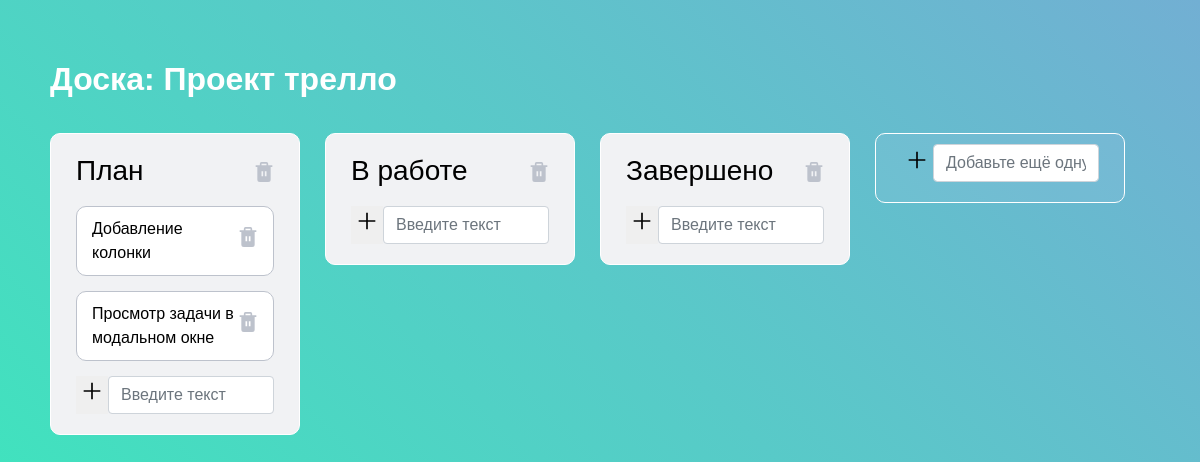
/, run on an earlier commit of the app's database.
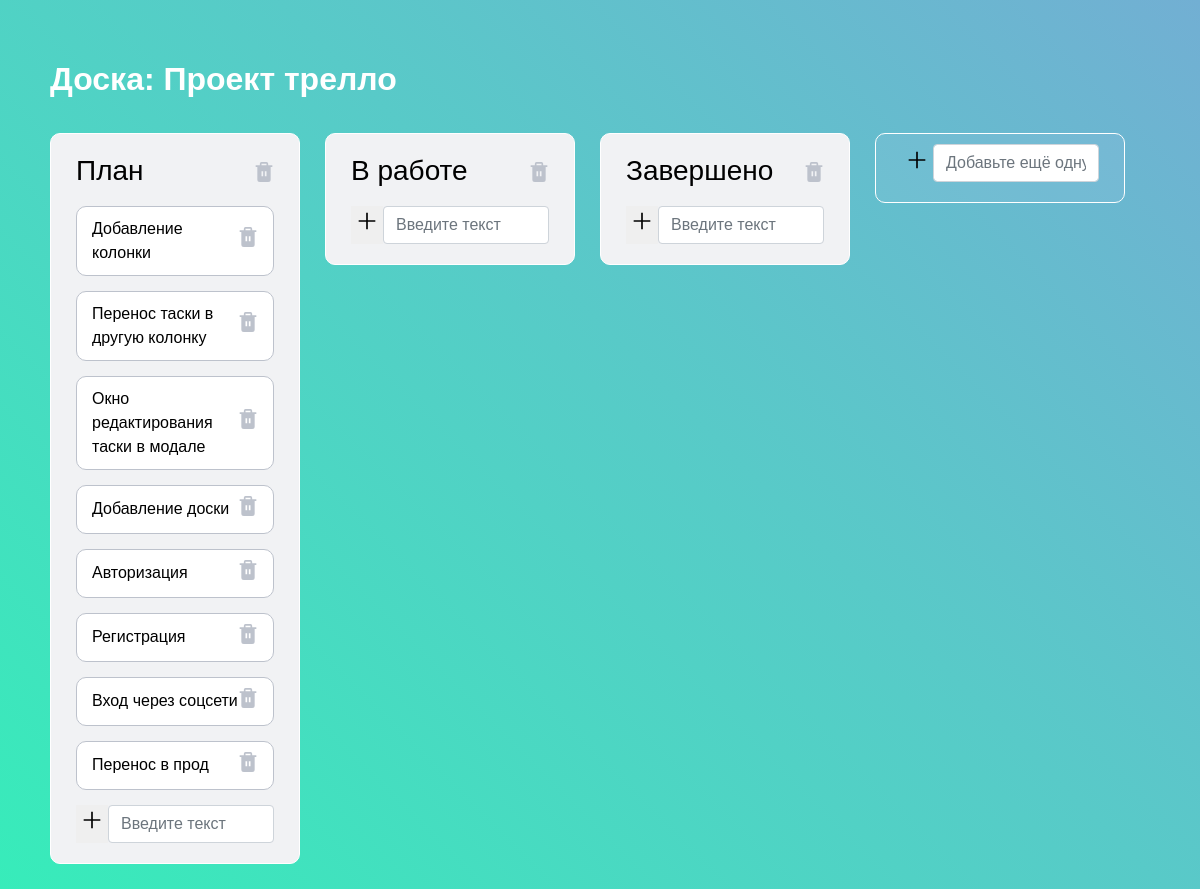
And on a later commit of the database.
### boards/models.py (models this page shows, shortened)
class Board(models.Model):
    name = models.CharField(max_length=250)

class Column(models.Model):
    name = models.CharField(max_length=250)
    board = models.ForeignKey(Board, on_delete=models.CASCADE, related_name="boards_columns")

class Task(models.Model):
    title = models.CharField(max_length=100)
    description = models.TextField()
    created = models.DateTimeField(auto_now=True)
    column = models.ForeignKey(Column, on_delete=models.CASCADE, related_name="boards_tasks")

### boards/views.py (the view)
# urls.py: path('', index, name='index'),
def index(request):
    board = Board.objects.get(name="Проект трелло")
    columns = Column.objects.filter(board=board)
    tasks = Task.objects.filter(column_id__in=columns.values_list("id"))
    context = {
        "board": board,
        "columns": columns,
        "tasks": tasks,
    }
    return render(request, "boards/index.html", context)

### boards/templates/boards/index.html (shortened to what this page needs)
<!DOCTYPE html>
<html lang="en">
<head>
    {% load static %}
    <link href="https://cdn.jsdelivr.net/npm/bootstrap@5.0.2/dist/css/bootstrap.min.css" rel="stylesheet">
    <link rel="stylesheet" href="{% static 'boards/css/style.css' %}">
</head>
<body>
    <div class="board">
        <h2 class="board__title"><b>Доска: {{ board.name }}</b></h2>
        <div class="columns">
            {% for column in columns %}
                <div class="column">
                    <div class="column-title">
                        <h3>{{ column.name }}</h3>
                        <a class="button button-delete" href="{% url 'delete-column' column.id %}">
                            <img class="delete-icon" src="{% static 'boards/assets/icons/trash.svg' %}" width="20" alt="">
                        </a>
                    </div>
                    <div class="column-task">
                        {% if tasks is None %}
                            <p>Пока нет заданий</p>
                        {% else %}
                            {% for task in tasks %}
                                {% if task.column_id == column.id %}
                                    <div class="task"
                                        id="task-{{ task.id }}"
                                        data-bs-toggle="modal"
                                        data-bs-target=".task-modal"
                                        data-bs-id="{{ task.id }}"
                                        data-bs-title="{{ task.title}}"
                                        data-bs-description="{{ task.description}}"
                                    >
                                        {{ task.title }}
                                        <a class="button button-delete" href="{% url 'delete' task.id %}">
                                            <img class="delete-icon" src="{% static 'boards/assets/icons/trash.svg' %}" width="20" alt="">
                                        </a>
                                    </div>
                                {% endif %}
                            {% endfor %}
                        {% endif %}
                    </div>
                    <div class="column-form">
                        <form class="create-form" method="post" action="{% url 'create-task' column.id %}">
                            <button type="submit" class="create-form-button">
                                <img class="delete-icon" src="{% static 'boards/assets/icons/plus.svg' %}" width="20" alt="">
                            </button>
                            <input class="form-control" type="text" name="title" placeholder="Введите текст">
                        </form>
                    </div>
                </div>
            {% endfor %}
            <div class="column column--new">
                <form class="create-form create-form--create-board" method="post" action="{% url 'create-column' board.id %}">
                    <button type="submit" class="create-form-button create-form-button--transparent">
                        <img class="delete-icon" src="{% static 'boards/assets/icons/plus.svg' %}" width="20" alt="">
                    </button>
                    <input class="form-control" type="text" name="name" placeholder="Добавьте ещё одну колонку">
                </form>
            </div>
        </div>
    </div>
</body>
</html>

### boards/static/boards/css/style.css (style rules this page uses)
body, html { height: 100%; font-family: 'Avenir', Helvetica, Arial, sans-serif; -webkit-font-smoothing: antialiased; -moz-osx-font-smoothing: grayscale; background: linear-gradient(45deg, #37ecba, #72afd3); color: #fff; height: 100%; }
.board { padding: 25px 50px; }
.board__title { margin-top: 35px; margin-bottom: 35px; }
.columns { display: flex; flex-wrap: nowrap; align-items: flex-start; }
.column { display: flex; width: 280px; flex-direction: column; justify-content: space-between; border-radius: 10px; box-shadow: 1px; background-color: #f1f2f4; color: #000; padding: 10px 25px; margin-right: 25px; border: 1px solid #fff; }
.column-title { display: flex; justify-content: space-between; align-items: center; margin-top: 10px; margin-bottom: 10px; }
.column--new { background-color: #A6C5E229; }
.task { display: flex; align-items: center; justify-content: space-between; border: 1px solid #bdc2cc; background-color: #fff; border-radius: 10px; box-shadow: 1px; margin-bottom: 15px; padding: 10px 15px; }
.delete-icon { vertical-align: baseline; }
.create-form { display: flex; border: none; margin-bottom: 10px; color: #172b4d; }
.create-form-button { border: none; }
.create-form--create-board { border: none; }
.create-form-button--transparent { background-color: transparent; }

What changed in the data, as far as the page shows it:
removed Task: title "Просмотр задачи в модальном окне", shown under Column "План"
added Task: title "Перенос таски в другую колонку", shown under Column "План"
added Task: title "Окно редактирования таски в модале", shown under Column "План"
added Task: title "Добавление доски", shown under Column "План"
added Task: title "Авторизация", shown under Column "План"
added Task: title "Регистрация", shown under Column "План"
added Task: title "Вход через соцсети", shown under Column "План"
added Task: title "Перенос в прод", shown under Column "План"
